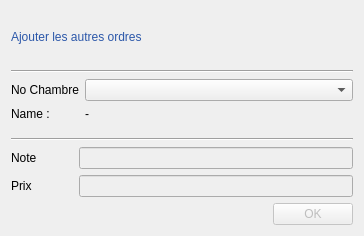
<?xml version="1.0" encoding="UTF-8"?>
<ui version="4.0">
 <class>addOtherOrders</class>
 <widget class="QDialog" name="addOtherOrders">
  <property name="geometry">
   <rect>
    <x>0</x>
    <y>0</y>
    <width>364</width>
    <height>236</height>
   </rect>
  </property>
  <property name="windowTitle">
   <string>Add Other Orders</string>
  </property>
  <layout class="QGridLayout" name="gridLayout_2">
   <item row="0" column="0">
    <widget class="QLabel" name="label">
     <property name="text">
      <string>&lt;html&gt;&lt;head/&gt;&lt;body&gt;&lt;p&gt;&lt;span style=&quot; color:#2b57a9;&quot;&gt;Ajouter les autres ordres&lt;/span&gt;&lt;/p&gt;&lt;/body&gt;&lt;/html&gt;</string>
     </property>
    </widget>
   </item>
   <item row="1" column="0">
    <widget class="Line" name="line">
     <property name="orientation">
      <enum>Qt::Horizontal</enum>
     </property>
    </widget>
   </item>
   <item row="2" column="0">
    <layout class="QFormLayout" name="formLayout">
     <item row="0" column="0">
      <widget class="QLabel" name="label_4">
       <property name="text">
        <string>No Chambre</string>
       </property>
      </widget>
     </item>
     <item row="0" column="1">
      <widget class="QComboBox" name="roomNo"/>
     </item>
     <item row="1" column="0">
      <widget class="QLabel" name="label_5">
       <property name="text">
        <string>Name : </string>
       </property>
      </widget>
     </item>
     <item row="1" column="1">
      <widget class="QLabel" name="nameLabel">
       <property name="text">
        <string>-</string>
       </property>
      </widget>
     </item>
    </layout>
   </item>
   <item row="3" column="0">
    <widget class="Line" name="line_2">
     <property name="orientation">
      <enum>Qt::Horizontal</enum>
     </property>
    </widget>
   </item>
   <item row="4" column="0">
    <layout class="QGridLayout" name="gridLayout">
     <item row="0" column="0">
      <widget class="QLabel" name="label_2">
       <property name="text">
        <string>Note           </string>
       </property>
      </widget>
     </item>
     <item row="0" column="1">
      <widget class="QLineEdit" name="name">
       <property name="enabled">
        <bool>false</bool>
       </property>
      </widget>
     </item>
     <item row="1" column="0">
      <widget class="QLabel" name="label_3">
       <property name="text">
        <string>Prix</string>
       </property>
      </widget>
     </item>
     <item row="1" column="1">
      <widget class="QLineEdit" name="price">
       <property name="enabled">
        <bool>false</bool>
       </property>
      </widget>
     </item>
    </layout>
   </item>
   <item row="5" column="0">
    <layout class="QHBoxLayout" name="horizontalLayout">
     <item>
      <spacer name="horizontalSpacer">
       <property name="orientation">
        <enum>Qt::Horizontal</enum>
       </property>
       <property name="sizeHint" stdset="0">
        <size>
         <width>40</width>
         <height>20</height>
        </size>
       </property>
      </spacer>
     </item>
     <item>
      <widget class="QPushButton" name="okButton">
       <property name="enabled">
        <bool>false</bool>
       </property>
       <property name="text">
        <string>OK</string>
       </property>
      </widget>
     </item>
    </layout>
   </item>
  </layout>
 </widget>
 <resources/>
 <connections/>
</ui>
